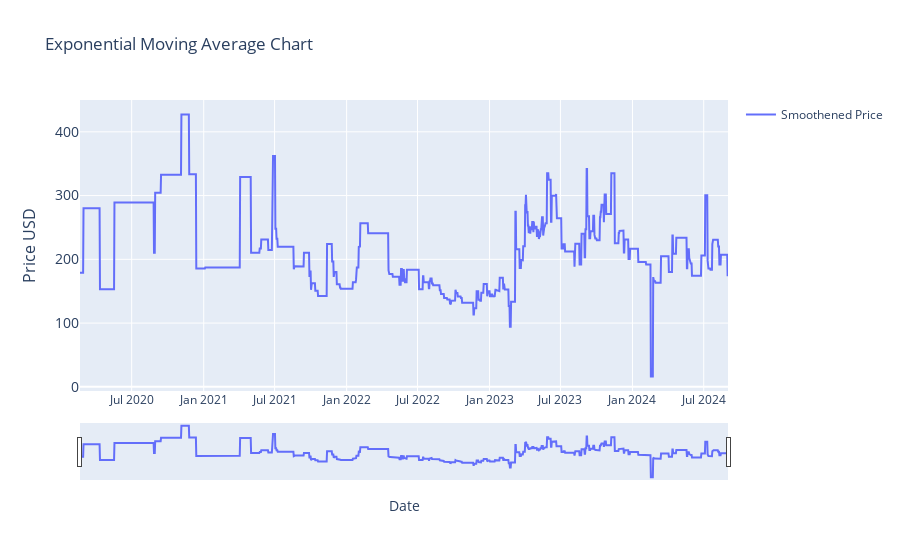

Notebook code cell kept with this figure:
### Markdown cell above
### exponential_moving_average

### Code cell
# Exponential Moving Average (EMA)  
 # | Part of Moving Averages (2) block

import plotly.graph_objects as go
import pandas as pd
from ipywidgets import interact, DatePicker
import numpy as np


df = current_item.copy()

# NOTE: Span = Used to calculate the decay factor. Higher span -> greater exponential smoothing
span = 10
df = calculate_ema(df, span)

start_date_picker = DatePicker(description='Start Date', value=START_DATE)
end_date_picker = DatePicker(description='End Date', value=END_DATE)


interact(lambda start_date, end_date:
            plot_exponential_moving_average(df, start_date, end_date),
            start_date=start_date_picker, end_date=end_date_picker)

### Figure 1 — Plotly figure (JSON) as saved in the notebook; plotly's stock layout.template omitted (floating-point values rounded to 4 significant figures; data arrays with more than 128 entries replaced by an {"elided": "..."} marker saying what was removed)
{"data": [{"mode": "lines", "name": "Smoothened Price", "type": "scatter", "x": {"elided": "1656 str values"}, "y": {"elided": "1656 float values"}}], "layout": {"showlegend": true, "title": {"text": "Exponential Moving Average Chart"}, "xaxis": {"rangeslider": {"visible": true}, "title": {"text": "Date"}, "type": "date"}, "yaxis": {"tickfont": {"size": 14}, "title": {"font": {"size": 16}, "text": "Price USD"}}}}
